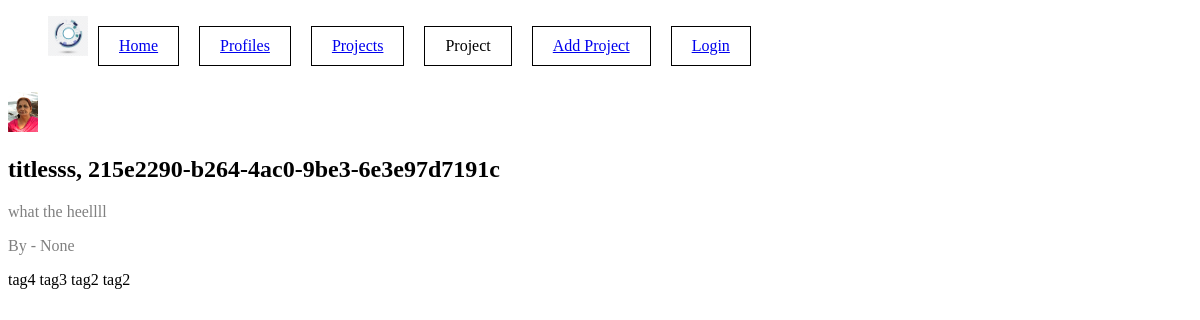
/projects/project/215e2290-b264-4ac0-9be3-6e3e97d7191c/, run on the app's committed database.
### projects/models.py (models this page shows, shortened)
class Project(models.Model):
    owner = models.ForeignKey(Profile, null=True, blank=True, on_delete=models.SET_NULL)
    title = models.CharField(max_length=200)
    description = models.TextField(null=True, blank=True)
    featured_image = models.ImageField(null=True, blank=True, default="default.jpg")
    tags = models.ManyToManyField('Tag', blank=True)
    demo_link = models.CharField(max_length=2000, null=True,blank=True)
    source_link = models.CharField(max_length=2000, null=True,blank=True)
    vote_total = models.IntegerField(default=0,null=True, blank=True)
    vote_ratio = models.IntegerField(default=0,null=True, blank=True)
    created = models.DateTimeField(auto_now_add=True)
    id = models.UUIDField(default=uuid.uuid4,unique=True,primary_key=True,editable=False)

class Tag(models.Model):
    name = models.CharField(max_length=200)
    created = models.DateTimeField(auto_now_add=True)
    id = models.UUIDField(default=uuid.uuid4,unique=True,primary_key=True,editable=False)
    def __str__(self) -> str:
        return self.name

### projects/views.py (the view)
# urls.py: path('project/<str:pk>/', views.project, name="project"),
def project(request,pk):
    projectobj = Project.objects.get(id=pk)
    tags = projectobj.tags.all()
    return render(request,'projects/single-project.html',{"project":projectobj, 'tags':tags})

### projects/templates/projects/single-project.html
{% extends 'main.html' %}
{% block content %}
<img height="40" src="{{ project.featured_image.url }}" />
<h2>{{project.title}}, {{project.id}}</h2>
<p>{{project.description}}</p>
<p>By - {{project.owner}}</p>
{% for tag in tags %}
    {{tag}}
{% endfor %}
{% endblock content %}

### templates/main.html (shortened to what this page needs)
<!DOCTYPE html>
{% load static %}
<html lang="en">
<head>
    <link rel="stylesheet" type="text/css" media="screen" href='{% static "css/styles.css" %}' />
</head>
<body>
    {% include 'nav.html' %}
    {% block content %}
    {% endblock content %}
</body>
</html>

### templates/nav.html
{% load static %}
<ul class="nav">
    <img height="40" src="{% static 'images/transparent-logo.jpg' %}" />
    <li><a href="{% url 'profiles' %}">Home</a></li>
    <li><a href="{% url 'profiles' %}">Profiles</a></li>
    <li><a href="{% url 'projects' %}">Projects</a></li>
    <li>Project</li>
    <li><a href="{% url 'create-project' %}">Add Project</a></li>
    {% if request.user.is_authenticated %}
    <li><a href="{% url 'logout' %}">Logout</a></li>
    {% else %}
    <li><a href="{% url 'login' %}">Login</a></li>
    {% endif %}
</ul>

### static/css/styles.css (style rules this page uses)
p { color:grey; }
.nav { display: flex; flex-direction: row; }
.nav li { margin:10px 10px; padding:10px 20px; list-style: none; border: 1px solid; }

### data on the page
Project: featured_image (picture), title "titlesss", id "215e2290-b264-4ac0-9be3-6e3e97d7191c", description "what the heellll", owner "None"
Tag: name "tag4"
Tag: name "tag3"
Tag: name "tag2"
Tag: name "tag2"
